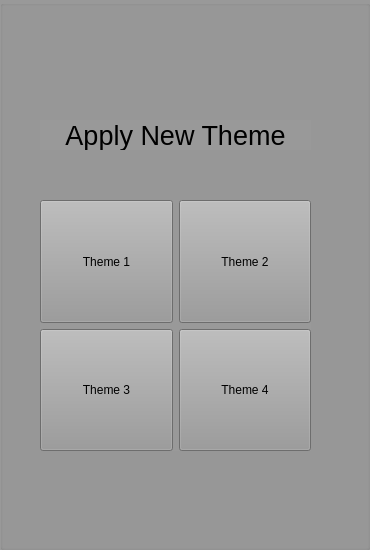
   <widget class="QGroupBox" name="Themes_box">
    <property name="geometry">
     <rect>
      <x>1100</x>
      <y>0</y>
      <width>370</width>
      <height>550</height>
     </rect>
    </property>
    <property name="styleSheet">
     <string notr="true">background-color: rgb(153, 153, 153);</string>
    </property>
    <property name="title">
     <string/>
    </property>
    <widget class="QLabel" name="Themes_label">
     <property name="geometry">
      <rect>
       <x>40</x>
       <y>120</y>
       <width>271</width>
       <height>30</height>
      </rect>
     </property>
     <property name="font">
      <font>
       <pointsize>20</pointsize>
      </font>
     </property>
     <property name="text">
      <string>Apply New Theme</string>
     </property>
     <property name="alignment">
      <set>Qt::AlignCenter</set>
     </property>
    </widget>
    <widget class="QWidget" name="gridLayoutWidget">
     <property name="geometry">
      <rect>
       <x>40</x>
       <y>200</y>
       <width>271</width>
       <height>251</height>
      </rect>
     </property>
     <layout class="QGridLayout" name="Themes_Buttons_grid">
      <item row="1" column="0">
       <widget class="QPushButton" name="Themes_3_btn">
        <property name="sizePolicy">
         <sizepolicy hsizetype="Minimum" vsizetype="MinimumExpanding">
          <horstretch>0</horstretch>
          <verstretch>0</verstretch>
         </sizepolicy>
        </property>
        <property name="text">
         <string>Theme 3</string>
        </property>
       </widget>
      </item>
      <item row="0" column="0">
       <widget class="QPushButton" name="Themes_1_btn">
        <property name="sizePolicy">
         <sizepolicy hsizetype="Minimum" vsizetype="MinimumExpanding">
          <horstretch>0</horstretch>
          <verstretch>0</verstretch>
         </sizepolicy>
        </property>
        <property name="text">
         <string>Theme 1</string>
        </property>
       </widget>
      </item>
      <item row="0" column="1">
       <widget class="QPushButton" name="Themes_2_btn">
        <property name="sizePolicy">
         <sizepolicy hsizetype="Minimum" vsizetype="MinimumExpanding">
          <horstretch>0</horstretch>
          <verstretch>0</verstretch>
         </sizepolicy>
        </property>
        <property name="text">
         <string>Theme 2</string>
        </property>
       </widget>
      </item>
      <item row="1" column="1">
       <widget class="QPushButton" name="Themes_4_btn">
        <property name="sizePolicy">
         <sizepolicy hsizetype="Minimum" vsizetype="MinimumExpanding">
          <horstretch>0</horstretch>
          <verstretch>0</verstretch>
         </sizepolicy>
        </property>
        <property name="text">
         <string>Theme 4</string>
        </property>
       </widget>
      </item>
     </layout>
    </widget>
   </widget>
